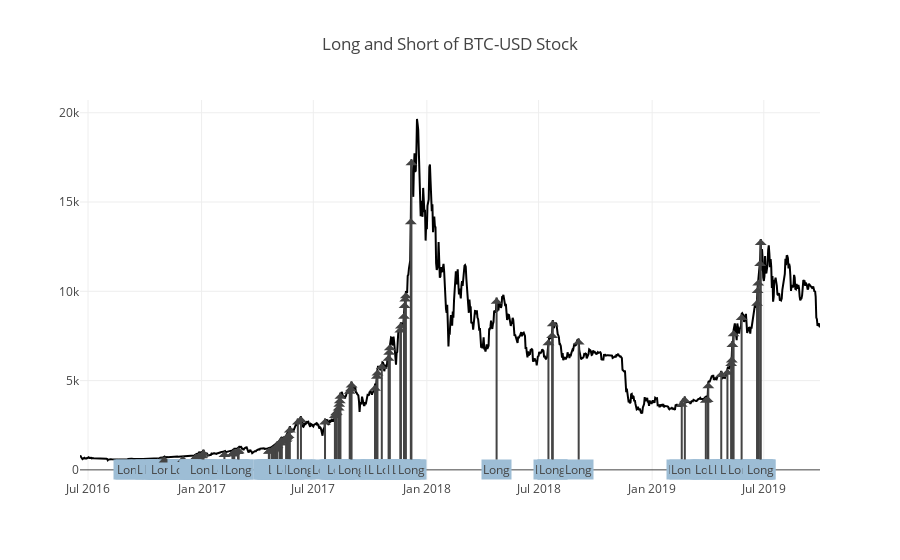

The notebook cell saved with this chart:
### Markdown cell above
### View Data
Let's compare the signals you generated against the close prices. This chart will show a lot of signals. Too many in fact. We'll talk about filtering the redundant signals in the next problem.

### Code cell
signal = get_long_short(close, lookback_high, lookback_low)
project_helper.plot_signal(
    close[apple_ticker],
    signal[apple_ticker],
    'Long and Short of {} Stock'.format(apple_ticker))

### Figure 1 — Plotly figure (JSON) as saved in the notebook; plotly's stock layout.template omitted (floating-point values rounded to 4 significant figures; data arrays with more than 128 entries replaced by an {"elided": "..."} marker saying what was removed)
{"data": [{"line": {"color": "black"}, "name": "Index", "type": "scatter", "x": {"elided": "1200 str values"}, "y": {"elided": "1200 float values"}}], "layout": {"annotations": [{"ax": 0, "ay": 20, "ayref": "y", "bgcolor": "#9dbdd5", "text": "Long", "x": "2016-09-04", "y": 611.9}, {"ax": 0, "ay": 20, "ayref": "y", "bgcolor": "#9dbdd5", "text": "Long", "x": "2016-09-08", "y": 628.0}, {"ax": 0, "ay": 20, "ayref": "y", "bgcolor": "#9dbdd5", "text": "Long", "x": "2016-10-11", "y": 642.1}, {"ax": 0, "ay": 20, "ayref": "y", "bgcolor": "#9dbdd5", "text": "Long", "x": "2016-10-22", "y": 652.8}, {"ax": 0, "ay": 20, "ayref": "y", "bgcolor": "#9dbdd5", "text": "Long", "x": "2016-10-26", "y": 674}, {"ax": 0, "ay": 20, "ayref": "y", "bgcolor": "#9dbdd5", "text": "Long", "x": "2016-10-27", "y": 691.2}, {"ax": 0, "ay": 20, "ayref": "y", "bgcolor": "#9dbdd5", "text": "Long", "x": "2016-10-29", "y": 714.3}, {"ax": 0, "ay": 20, "ayref": "y", "bgcolor": "#9dbdd5", "text": "Long", "x": "2016-11-01", "y": 730.7}, {"ax": 0, "ay": 20, "ayref": "y", "bgcolor": "#9dbdd5", "text": "Long", "x": "2016-11-02", "y": 744.6}, {"ax": 0, "ay": 20, "ayref": "y", "bgcolor": "#9dbdd5", "text": "Long", "x": "2016-12-01", "y": 754}, {"ax": 0, "ay": 20, "ayref": "y", "bgcolor": "#9dbdd5", "text": "Long", "x": "2016-12-02", "y": 769.2}, {"ax": 0, "ay": 20, "ayref": "y", "bgcolor": "#9dbdd5", "text": "Long", "x": "2016-12-20", "y": 799.0}, {"ax": 0, "ay": 20, "ayref": "y", "bgcolor": "#9dbdd5", "text": "Long", "x": "2016-12-21", "y": 834.5}, {"ax": 0, "ay": 20, "ayref": "y", "bgcolor": "#9dbdd5", "text": "Long", "x": "2016-12-22", "y": 856.0}, {"ax": 0, "ay": 20, "ayref": "y", "bgcolor": "#9dbdd5", "text": "Long", "x": "2016-12-23", "y": 917.3}, {"ax": 0, "ay": 20, "ayref": "y", "bgcolor": "#9dbdd5", "text": "Long", "x": "2016-12-27", "y": 925.2}, {"ax": 0, "ay": 20, "ayref": "y", "bgcolor": "#9dbdd5", "text": "Long", "x": "2016-12-28", "y": 982.2}, {"ax": 0, "ay": 20, "ayref": "y", "bgcolor": "#9dbdd5", "text": "Long", "x": "2017-01-01", "y": 993.0}, {"ax": 0, "ay": 20, "ayref": "y", "bgcolor": "#9dbdd5", "text": "Long", "x": "2017-01-02", "y": 1011.0}, {"ax": 0, "ay": 20, "ayref": "y", "bgcolor": "#9dbdd5", "text": "Long", "x": "2017-01-04", "y": 1130.0}, {"ax": 0, "ay": 20, "ayref": "y", "bgcolor": "#9dbdd5", "text": "Long", "x": "2017-02-07", "y": 1054.0}, {"ax": 0, "ay": 20, "ayref": "y", "bgcolor": "#9dbdd5", "text": "Long", "x": "2017-02-20", "y": 1090.0}, {"ax": 0, "ay": 20, "ayref": "y", "bgcolor": "#9dbdd5", "text": "Long", "x": "2017-02-21", "y": 1128.0}, {"ax": 0, "ay": 20, "ayref": "y", "bgcolor": "#9dbdd5", "text": "Long", "x": "2017-02-23", "y": 1187.0}, {"ax": 0, "ay": 20, "ayref": "y", "bgcolor": "#9dbdd5", "text": "Long", "x": "2017-03-01", "y": 1230}, {"ax": 0, "ay": 20, "ayref": "y", "bgcolor": "#9dbdd5", "text": "Long", "x": "2017-03-02", "y": 1269.0}, {"ax": 0, "ay": 20, "ayref": "y", "bgcolor": "#9dbdd5", "text": "Long", "x": "2017-04-20", "y": 1236.0}, {"ax": 0, "ay": 20, "ayref": "y", "bgcolor": "#9dbdd5", "text": "Long", "x": "2017-04-21", "y": 1250.0}, {"ax": 0, "ay": 20, "ayref": "y", "bgcolor": "#9dbdd5", "text": "Long", "x": "2017-04-25", "y": 1281.0}, {"ax": 0, "ay": 20, "ayref": "y", "bgcolor": "#9dbdd5", "text": "Long", "x": "2017-04-26", "y": 1298.0}, {"ax": 0, "ay": 20, "ayref": "y", "bgcolor": "#9dbdd5", "text": "Long", "x": "2017-04-27", "y": 1349.0}, {"ax": 0, "ay": 20, "ayref": "y", "bgcolor": "#9dbdd5", "text": "Long", "x": "2017-04-30", "y": 1385.0}, {"ax": 0, "ay": 20, "ayref": "y", "bgcolor": "#9dbdd5", "text": "Long", "x": "2017-05-01", "y": 1436.0}, {"ax": 0, "ay": 20, "ayref": "y", "bgcolor": "#9dbdd5", "text": "Long", "x": "2017-05-02", "y": 1472.0}, {"ax": 0, "ay": 20, "ayref": "y", "bgcolor": "#9dbdd5", "text": "Long", "x": "2017-05-03", "y": 1533}, {"ax": 0, "ay": 20, "ayref": "y", "bgcolor": "#9dbdd5", "text": "Long", "x": "2017-05-04", "y": 1563.0}, {"ax": 0, "ay": 20, "ayref": "y", "bgcolor": "#9dbdd5", "text": "Long", "x": "2017-05-08", "y": 1713}, {"ax": 0, "ay": 20, "ayref": "y", "bgcolor": "#9dbdd5", "text": "Long", "x": "2017-05-09", "y": 1720.0}, {"ax": 0, "ay": 20, "ayref": "y", "bgcolor": "#9dbdd5", "text": "Long", "x": "2017-05-10", "y": 1795.0}, {"ax": 0, "ay": 20, "ayref": "y", "bgcolor": "#9dbdd5", "text": "Long", "x": "2017-05-11", "y": 1838.0}, {"ax": 0, "ay": 20, "ayref": "y", "bgcolor": "#9dbdd5", "text": "Long", "x": "2017-05-18", "y": 1899.0}, {"ax": 0, "ay": 20, "ayref": "y", "bgcolor": "#9dbdd5", "text": "Long", "x": "2017-05-19", "y": 1976.0}, {"ax": 0, "ay": 20, "ayref": "y", "bgcolor": "#9dbdd5", "text": "Long", "x": "2017-05-20", "y": 2059.0}, {"ax": 0, "ay": 20, "ayref": "y", "bgcolor": "#9dbdd5", "text": "Long", "x": "2017-05-22", "y": 2123.0}, {"ax": 0, "ay": 20, "ayref": "y", "bgcolor": "#9dbdd5", "text": "Long", "x": "2017-05-24", "y": 2433.0}, {"ax": 0, "ay": 20, "ayref": "y", "bgcolor": "#9dbdd5", "text": "Long", "x": "2017-06-06", "y": 2871.0}, {"ax": 0, "ay": 20, "ayref": "y", "bgcolor": "#9dbdd5", "text": "Long", "x": "2017-06-11", "y": 2999.0}, {"ax": 0, "ay": 20, "ayref": "y", "bgcolor": "#9dbdd5", "text": "Long", "x": "2017-07-20", "y": 2873.0}, {"ax": 0, "ay": 20, "ayref": "y", "bgcolor": "#9dbdd5", "text": "Long", "x": "2017-08-05", "y": 3243.0}, {"ax": 0, "ay": 20, "ayref": "y", "bgcolor": "#9dbdd5", "text": "Long", "x": "2017-08-07", "y": 3398.0}, {"ax": 0, "ay": 20, "ayref": "y", "bgcolor": "#9dbdd5", "text": "Long", "x": "2017-08-08", "y": 3422.0}, {"ax": 0, "ay": 20, "ayref": "y", "bgcolor": "#9dbdd5", "text": "Long", "x": "2017-08-11", "y": 3656.0}, {"ax": 0, "ay": 20, "ayref": "y", "bgcolor": "#9dbdd5", "text": "Long", "x": "2017-08-12", "y": 3874}, {"ax": 0, "ay": 20, "ayref": "y", "bgcolor": "#9dbdd5", "text": "Long", "x": "2017-08-13", "y": 4060.0}, {"ax": 0, "ay": 20, "ayref": "y", "bgcolor": "#9dbdd5", "text": "Long", "x": "2017-08-14", "y": 4321.0}, {"ax": 0, "ay": 20, "ayref": "y", "bgcolor": "#9dbdd5", "text": "Long", "x": "2017-08-29", "y": 4599}, {"ax": 0, "ay": 20, "ayref": "y", "bgcolor": "#9dbdd5", "text": "Long", "x": "2017-08-31", "y": 4744.0}, {"ax": 0, "ay": 20, "ayref": "y", "bgcolor": "#9dbdd5", "text": "Long", "x": "2017-09-01", "y": 4948.0}, {"ax": 0, "ay": 20, "ayref": "y", "bgcolor": "#9dbdd5", "text": "Long", "x": "2017-10-09", "y": 4770.0}, {"ax": 0, "ay": 20, "ayref": "y", "bgcolor": "#9dbdd5", "text": "Long", "x": "2017-10-12", "y": 5440}, {"ax": 0, "ay": 20, "ayref": "y", "bgcolor": "#9dbdd5", "text": "Long", "x": "2017-10-13", "y": 5625.0}, {"ax": 0, "ay": 20, "ayref": "y", "bgcolor": "#9dbdd5", "text": "Long", "x": "2017-10-20", "y": 5989.0}, {"ax": 0, "ay": 20, "ayref": "y", "bgcolor": "#9dbdd5", "text": "Long", "x": "2017-10-31", "y": 6445.0}, {"ax": 0, "ay": 20, "ayref": "y", "bgcolor": "#9dbdd5", "text": "Long", "x": "2017-11-01", "y": 6784.0}, {"ax": 0, "ay": 20, "ayref": "y", "bgcolor": "#9dbdd5", "text": "Long", "x": "2017-11-02", "y": 7040.0}, {"ax": 0, "ay": 20, "ayref": "y", "bgcolor": "#9dbdd5", "text": "Long", "x": "2017-11-19", "y": 8032.0}, {"ax": 0, "ay": 20, "ayref": "y", "bgcolor": "#9dbdd5", "text": "Long", "x": "2017-11-20", "y": 8256.0}, {"ax": 0, "ay": 20, "ayref": "y", "bgcolor": "#9dbdd5", "text": "Long", "x": "2017-11-25", "y": 8796.0}, {"ax": 0, "ay": 20, "ayref": "y", "bgcolor": "#9dbdd5", "text": "Long", "x": "2017-11-26", "y": 9401.0}, {"ax": 0, "ay": 20, "ayref": "y", "bgcolor": "#9dbdd5", "text": "Long", "x": "2017-11-27", "y": 9769.0}, {"ax": 0, "ay": 20, "ayref": "y", "bgcolor": "#9dbdd5", "text": "Long", "x": "2017-11-28", "y": 9949}, {"ax": 0, "ay": 20, "ayref": "y", "bgcolor": "#9dbdd5", "text": "Long", "x": "2017-12-06", "y": 14090}, {"ax": 0, "ay": 20, "ayref": "y", "bgcolor": "#9dbdd5", "text": "Long", "x": "2017-12-07", "y": 17390.0}, {"ax": 0, "ay": 20, "ayref": "y", "bgcolor": "#9dbdd5", "text": "Long", "x": "2018-04-24", "y": 9645.0}, {"ax": 0, "ay": 20, "ayref": "y", "bgcolor": "#9dbdd5", "text": "Long", "x": "2018-07-17", "y": 7315.0}, {"ax": 0, "ay": 20, "ayref": "y", "bgcolor": "#9dbdd5", "text": "Long", "x": "2018-07-23", "y": 7720.0}, {"ax": 0, "ay": 20, "ayref": "y", "bgcolor": "#9dbdd5", "text": "Long", "x": "2018-07-24", "y": 8386.0}, {"ax": 0, "ay": 20, "ayref": "y", "bgcolor": "#9dbdd5", "text": "Long", "x": "2018-09-04", "y": 7360}, {"ax": 0, "ay": 20, "ayref": "y", "bgcolor": "#9dbdd5", "text": "Long", "x": "2019-02-18", "y": 3867}, {"ax": 0, "ay": 20, "ayref": "y", "bgcolor": "#9dbdd5", "text": "Long", "x": "2019-02-23", "y": 4110}, {"ax": 0, "ay": 20, "ayref": "y", "bgcolor": "#9dbdd5", "text": "Long", "x": "2019-03-29", "y": 4091.0}, {"ax": 0, "ay": 20, "ayref": "y", "bgcolor": "#9dbdd5", "text": "Long", "x": "2019-04-01", "y": 4137}, {"ax": 0, "ay": 20, "ayref": "y", "bgcolor": "#9dbdd5", "text": "Long", "x": "2019-04-02", "y": 4902.0}, {"ax": 0, "ay": 20, "ayref": "y", "bgcolor": "#9dbdd5", "text": "Long", "x": "2019-04-23", "y": 5533.0}, {"ax": 0, "ay": 20, "ayref": "y", "bgcolor": "#9dbdd5", "text": "Long", "x": "2019-05-03", "y": 5657.0}, {"ax": 0, "ay": 20, "ayref": "y", "bgcolor": "#9dbdd5", "text": "Long", "x": "2019-05-09", "y": 6153.0}, {"ax": 0, "ay": 20, "ayref": "y", "bgcolor": "#9dbdd5", "text": "Long", "x": "2019-05-10", "y": 6343.0}, {"ax": 0, "ay": 20, "ayref": "y", "bgcolor": "#9dbdd5", "text": "Long", "x": "2019-05-11", "y": 7220.0}, {"ax": 0, "ay": 20, "ayref": "y", "bgcolor": "#9dbdd5", "text": "Long", "x": "2019-05-13", "y": 7825.0}, {"ax": 0, "ay": 20, "ayref": "y", "bgcolor": "#9dbdd5", "text": "Long", "x": "2019-05-26", "y": 8732.0}, {"ax": 0, "ay": 20, "ayref": "y", "bgcolor": "#9dbdd5", "text": "Long", "x": "2019-06-20", "y": 9531.0}, {"ax": 0, "ay": 20, "ayref": "y", "bgcolor": "#9dbdd5", "text": "Long", "x": "2019-06-21", "y": 10240.0}, {"ax": 0, "ay": 20, "ayref": "y", "bgcolor": "#9dbdd5", "text": "Long", "x": "2019-06-22", "y": 10670.0}, {"ax": 0, "ay": 20, "ayref": "y", "bgcolor": "#9dbdd5", "text": "Long", "x": "2019-06-25", "y": 11760.0}, {"ax": 0, "ay": 20, "ayref": "y", "bgcolor": "#9dbdd5", "text": "Long", "x": "2019-06-26", "y": 12930.0}], "title": "Long and Short of BTC-USD Stock"}}
